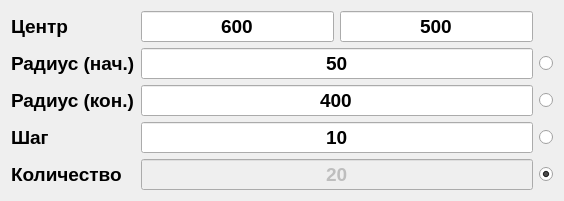
              <widget class="QWidget" name="widget">
               <layout class="QGridLayout" name="gridLayout_7">
                <item row="4" column="0">
                 <widget class="QLabel" name="label_17">
                  <property name="font">
                   <font>
                    <pointsize>14</pointsize>
                    <weight>75</weight>
                    <bold>true</bold>
                   </font>
                  </property>
                  <property name="text">
                   <string>Количество</string>
                  </property>
                 </widget>
                </item>
                <item row="2" column="0">
                 <widget class="QLabel" name="label_13">
                  <property name="font">
                   <font>
                    <pointsize>14</pointsize>
                    <weight>75</weight>
                    <bold>true</bold>
                   </font>
                  </property>
                  <property name="text">
                   <string>Радиус (кон.)</string>
                  </property>
                 </widget>
                </item>
                <item row="1" column="1" colspan="2">
                 <widget class="QLineEdit" name="cSpectRadStartLE">
                  <property name="enabled">
                   <bool>true</bool>
                  </property>
                  <property name="font">
                   <font>
                    <pointsize>14</pointsize>
                    <weight>75</weight>
                    <bold>true</bold>
                   </font>
                  </property>
                  <property name="text">
                   <string>50</string>
                  </property>
                  <property name="alignment">
                   <set>Qt::AlignCenter</set>
                  </property>
                  <property name="readOnly">
                   <bool>false</bool>
                  </property>
                 </widget>
                </item>
                <item row="0" column="1">
                 <widget class="QLineEdit" name="cSpectCXLE">
                  <property name="font">
                   <font>
                    <pointsize>14</pointsize>
                    <weight>75</weight>
                    <bold>true</bold>
                   </font>
                  </property>
                  <property name="text">
                   <string>600</string>
                  </property>
                  <property name="alignment">
                   <set>Qt::AlignCenter</set>
                  </property>
                  <property name="placeholderText">
                   <string>x</string>
                  </property>
                 </widget>
                </item>
                <item row="0" column="0">
                 <widget class="QLabel" name="label_3">
                  <property name="font">
                   <font>
                    <pointsize>14</pointsize>
                    <weight>75</weight>
                    <bold>true</bold>
                   </font>
                  </property>
                  <property name="text">
                   <string>Центр</string>
                  </property>
                 </widget>
                </item>
                <item row="0" column="2">
                 <widget class="QLineEdit" name="cSpectCYLE">
                  <property name="font">
                   <font>
                    <pointsize>14</pointsize>
                    <weight>75</weight>
                    <bold>true</bold>
                   </font>
                  </property>
                  <property name="text">
                   <string>500</string>
                  </property>
                  <property name="alignment">
                   <set>Qt::AlignCenter</set>
                  </property>
                  <property name="placeholderText">
                   <string>y</string>
                  </property>
                 </widget>
                </item>
                <item row="3" column="0">
                 <widget class="QLabel" name="label_14">
                  <property name="font">
                   <font>
                    <pointsize>14</pointsize>
                    <weight>75</weight>
                    <bold>true</bold>
                   </font>
                  </property>
                  <property name="text">
                   <string>Шаг</string>
                  </property>
                 </widget>
                </item>
                <item row="3" column="1" colspan="2">
                 <widget class="QLineEdit" name="cSpectStepLE">
                  <property name="font">
                   <font>
                    <pointsize>14</pointsize>
                    <weight>75</weight>
                    <bold>true</bold>
                   </font>
                  </property>
                  <property name="text">
                   <string>10</string>
                  </property>
                  <property name="alignment">
                   <set>Qt::AlignCenter</set>
                  </property>
                 </widget>
                </item>
                <item row="4" column="1" colspan="2">
                 <widget class="QLineEdit" name="cSpectAmtLE">
                  <property name="enabled">
                   <bool>false</bool>
                  </property>
                  <property name="font">
                   <font>
                    <pointsize>14</pointsize>
                    <weight>75</weight>
                    <bold>true</bold>
                   </font>
                  </property>
                  <property name="text">
                   <string>20</string>
                  </property>
                  <property name="alignment">
                   <set>Qt::AlignCenter</set>
                  </property>
                 </widget>
                </item>
                <item row="2" column="1" colspan="2">
                 <widget class="QLineEdit" name="cSpectRadEndLE">
                  <property name="font">
                   <font>
                    <pointsize>14</pointsize>
                    <weight>75</weight>
                    <bold>true</bold>
                   </font>
                  </property>
                  <property name="text">
                   <string>400</string>
                  </property>
                  <property name="alignment">
                   <set>Qt::AlignCenter</set>
                  </property>
                 </widget>
                </item>
                <item row="1" column="0">
                 <widget class="QLabel" name="label_4">
                  <property name="font">
                   <font>
                    <pointsize>14</pointsize>
                    <weight>75</weight>
                    <bold>true</bold>
                   </font>
                  </property>
                  <property name="text">
                   <string>Радиус (нач.)</string>
                  </property>
                 </widget>
                </item>
                <item row="1" column="3">
                 <widget class="QRadioButton" name="cSpectRadStartRB">
                  <property name="font">
                   <font>
                    <pointsize>14</pointsize>
                    <weight>75</weight>
                    <bold>true</bold>
                   </font>
                  </property>
                  <property name="text">
                   <string/>
                  </property>
                 </widget>
                </item>
                <item row="2" column="3">
                 <widget class="QRadioButton" name="cSpectRadEndRB">
                  <property name="font">
                   <font>
                    <pointsize>14</pointsize>
                    <weight>75</weight>
                    <bold>true</bold>
                   </font>
                  </property>
                  <property name="toolTip">
                   <string>Скрыть</string>
                  </property>
                  <property name="text">
                   <string/>
                  </property>
                 </widget>
                </item>
                <item row="3" column="3">
                 <widget class="QRadioButton" name="cSpectStepRB">
                  <property name="font">
                   <font>
                    <pointsize>14</pointsize>
                    <weight>75</weight>
                    <bold>true</bold>
                   </font>
                  </property>
                  <property name="toolTip">
                   <string>Скрыть</string>
                  </property>
                  <property name="text">
                   <string/>
                  </property>
                 </widget>
                </item>
                <item row="4" column="3">
                 <widget class="QRadioButton" name="cSpectAmtRB">
                  <property name="enabled">
                   <bool>true</bool>
                  </property>
                  <property name="font">
                   <font>
                    <pointsize>14</pointsize>
                    <weight>75</weight>
                    <bold>true</bold>
                   </font>
                  </property>
                  <property name="toolTip">
                   <string>Скрыть</string>
                  </property>
                  <property name="text">
                   <string/>
                  </property>
                  <property name="checked">
                   <bool>true</bool>
                  </property>
                 </widget>
                </item>
               </layout>
              </widget>
